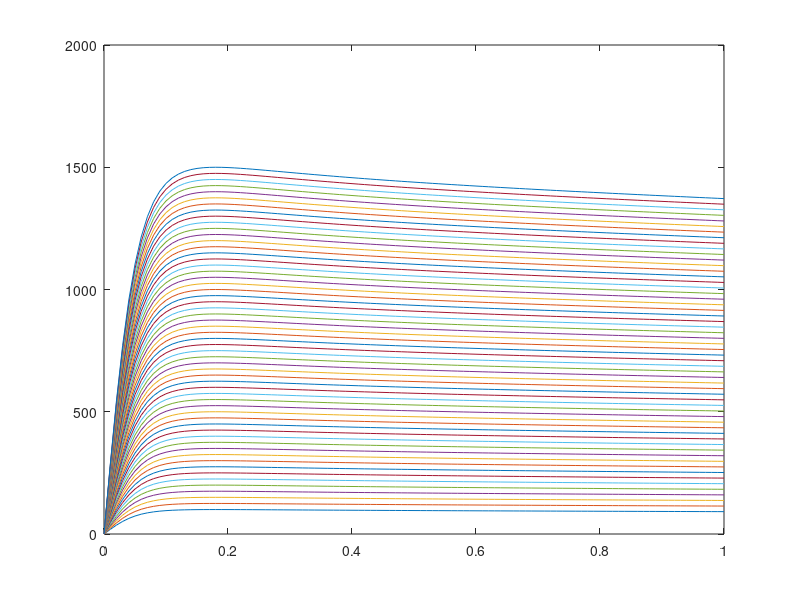

MATLAB code for this plot: (Note: this script raises an error after producing the figure.)
%% Find slip ratio at peak traction
p.B = 10;
p.C = 1.9;
p.D = 1;
p.E = 0.97;

SL = 0:0.01:1;
Fz = 100:25:1500;
nFz = length(Fz);
[sl_grid, Fz_grid] = meshgrid(SL, Fz);

Fx = Fz_grid.*p.D.*sin(p.C.*atan(p.B.*sl_grid - p.E.*(p.B.*sl_grid - atan(p.B.*sl_grid))));

figure(1)
for i = 1:nFz
    plot(sl_grid(i,:),Fx(i,:))
    hold on
end
hold off

fun = @(x)compute_Fx1(x,p);
sl_fx_max = fmincon(fun, 0.15);
fx_max = -compute_Fx1(sl_fx_max, p);

%% Make bijective force function
SL = 0:0.01:sl_fx_max;
Fz = 100:25:1500;
nFz = length(Fz);
nSL = length(SL);
[sl_grid, Fz_grid] = meshgrid(SL, Fz);

Fx = Fz_grid.*p.D.*sin(p.C.*atan(p.B.*sl_grid - p.E.*(p.B.*sl_grid - atan(p.B.*sl_grid))));

figure(2)
for i = 1:nFz
    plot(sl_grid(i,:),Fx(i,:))
    hold on
end
hold off

figure(3)
scatter3(Fx, Fz_grid, sl_grid)

%% Find optimal bijective function
p.B = 10;
p.C = 1.9;
p.D = 1;
p.E = 0.97;
p.x_max_total = sl_fx_max;
p.Fz = 800;
e_ref = 0.0005;

opts = optimoptions('fsolve','Display','none');
fun = @(e)compute_x_max_all(e,p);
e_opt = fsolve(fun, e_ref, opts);

x_max = compute_x_max_all2(e_opt, p);
[sl_grid, Fz_grid] = meshgrid(x_max, Fz);
Fx = Fz_grid.*p.D.*sin(p.C.*atan(p.B.*sl_grid - p.E.*(p.B.*sl_grid - atan(p.B.*sl_grid))));
F_tbl = scatteredInterpolant(Fz_grid(:), Fx(:), sl_grid(:));

figure(4)
scatter3(Fz_grid, Fx, sl_grid)

%% Function Definitions
function J = compute_Fx1(x, p)
    J = -p.D.*sin(p.C.*atan(p.B.*x - p.E.*(p.B.*x - atan(p.B.*x))));
end

function e_pid = compute_Fx2(x, p)
    Fx_ref = p.Fz*p.D.*sin(p.C.*atan(p.B.*x - p.E.*(p.B.*x - atan(p.B.*x))));
    Fx_pid = p.m*x + p.b;

    e_pid = -abs(Fx_ref - Fx_pid);
end

function de_pid = compute_x_max(x_max, p)
    x = [p.x_min; x_max];
    z = p.Fz.*p.D.*sin(p.C.*atan(p.B.*x - p.E.*(p.B.*x - atan(p.B.*x))));
    p.m = (z(1) - z(2)) / (p.x_min - x_max);
    p.b = z(2) - (p.m*x_max);

    fun2 = @(y)compute_Fx2(y,p);
    opts = optimoptions('fmincon','Algorithm','sqp','Display','none');
    x_e_max = fmincon(fun2, mean(x), [], [], [], [], x(1), x(2),[],opts);
    z_e_max = -p.Fz*compute_Fx1(x_e_max, p);
    z_e_pid = p.m*x_e_max + p.b;
    e = abs(z_e_max - z_e_pid) / z_e_max;

    de_pid = e - p.e_pid;
end

function x_max_all = compute_x_max_all(e_pid, p)
    x_max = 0;
    p.e_pid = e_pid;

    while x_max < p.x_max_total
        p.x_min = x_max;
        fun1 = @(x)compute_x_max(x,p);
        opts = optimoptions('fsolve','Display','none');
        x_max = fsolve(fun1, x_max+0.01,opts);
    end
    x_max_all = x_max - p.x_max_total;
    disp(x_max)
end

function x_max = compute_x_max_all2(e_pid, p)
    p.e_pid = e_pid;
    x_max = [0];

    while x_max < p.x_max_total
        p.x_min = x_max(end);
        fun1 = @(x)compute_x_max(x,p);
        opts = optimoptions('fsolve','Display','none');
        x_max = [x_max fsolve(fun1, x_max(end)+0.01,opts)];
    end
end